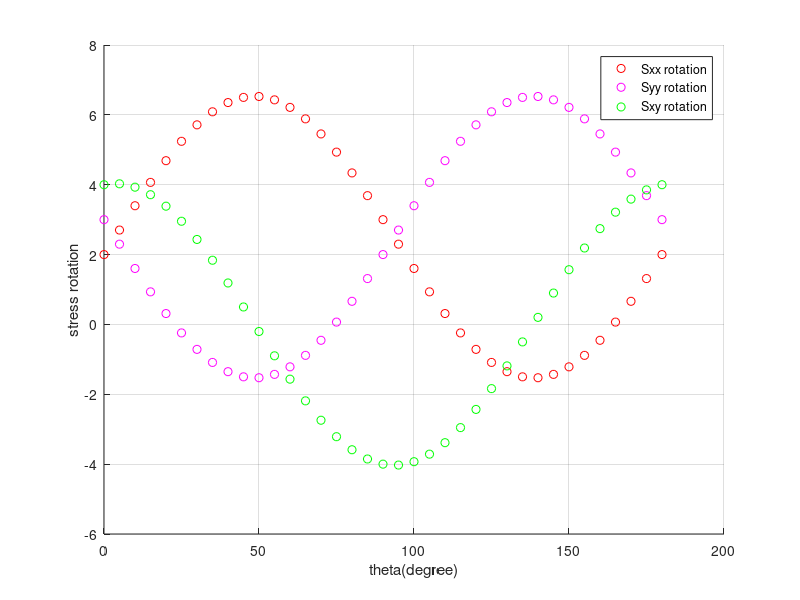
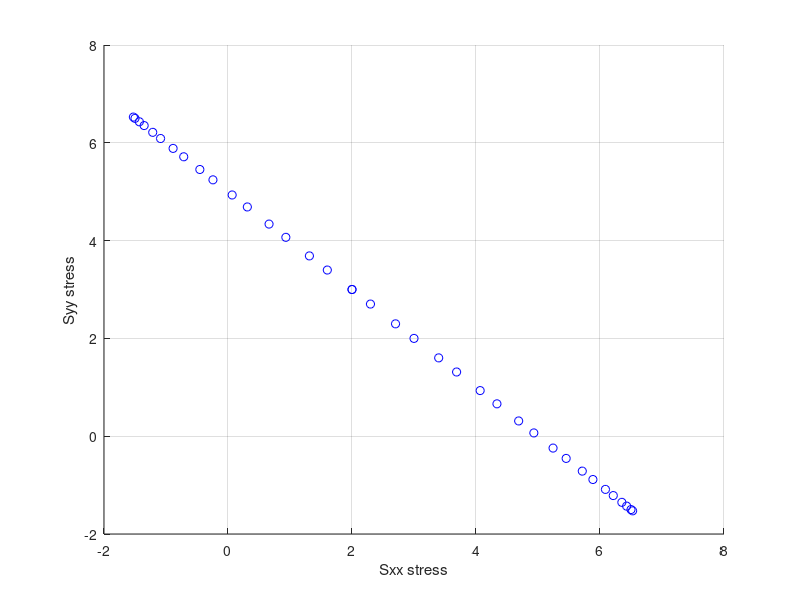

MATLAB code for these plots, in order:
close all
clear all

% before rotation
Sxx = 2 %normal stress xx MPa
Syy = 3 %normal stress yy MPa
Sxy = 4 %shear stress xy MPa
theta = [0:5:180] %maksud dari perintah di samping adalah dimulai dari 0 derajat, setiap 5 derajat, sampai 180 derajat 

% after rotation (theta degree)
Sxx_new = 0.5*(Sxx + Syy) + 0.5*(Sxx - Syy)*(cos((2*theta)*pi/180)) + Sxy*(sin((2*theta)*pi/180))
Syy_new = 0.5*(Sxx + Syy) - 0.5*(Sxx - Syy)*(cos((2*theta)*pi/180)) - Sxy*(sin((2*theta)*pi/180))
Sxy_new = -0.5*(Sxx - Syy)*(sin((2*theta)*pi/180)) + Sxy*(cos((2*theta)*pi/180))

figure(1)% untuk memploting normal stress, shear stress terhadap sudut 
scatter (theta,Sxx_new,'r')% grafik titik untuk menunjukan perubahan setiap 5 derajat. 
hold on % perintah untuk bisa menampilkan plotting titik sumbu y dan xy juga secara bersamaan dalam satu grafik yang sama dengan sumbu x
scatter (theta,Syy_new,'m')  
scatter (theta,Sxy_new,'g')
xlabel('theta(degree)') % keterangan dari sumbu x
ylabel('stress rotation') % keterangan dari sumbu y 
legend('Sxx rotation','Syy rotation','Sxy rotation') % untuk menampilkan legenda dari grafik
grid on %menampilkan grid dari ploting 
figure(2) % Grafik untuk mem-plotting perubahan stress dari sumbu x dan y 
scatter (Sxx_new,Syy_new,'b')
xlabel('Sxx stress')%keterangan dari sumbu x
ylabel('Syy stress')% keterangan dari sumbu y
grid on % perintah untuk menampilkan grid dari ploting
